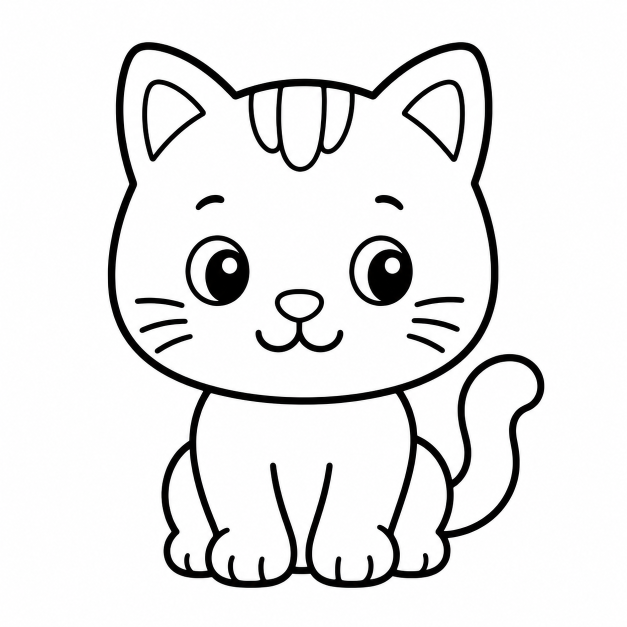
#> input picture assets/coloring/cat.png, 1254 x 1254 px (shown at 1/2 size); its folder holds only this picture in this run
$ python compress_coloring.py
#> lines starting #> are read from the running program, lines starting #| are printed output that depends on the picture
#!/usr/bin/env python3
# -*- coding: utf-8 -*-
"""Ужималка контурных раскрасок под вес APK.

Проходит по `assets/coloring/**/*.png|jpg|jpeg` и пересохраняет каждую картинку
оптимизированно (на месте):
  • приводит к RGB на белом фоне (на случай прозрачности),
  • уменьшает до --max px по большей стороне (по умолчанию 1024 — с запасом для
    телефона: холст рисуется ~0.82 ширины экрана),
  • квантует палитру до --colors цветов (line-art сжимается в разы; заливка по
    белым областям от меньшего числа цветов только чище),
  • сохраняет PNG c optimize.

ОРИГИНАЛЫ держи отдельно (напр. исходную папку-мастер) — скрипт пишет ПОВЕРХ
файлов в assets/. Качество заливки проверь на устройстве; не понравится —
перекопируй мастера и прогони с другими --max/--colors.

Примеры:
  python tool/compress_coloring.py --dry          # только показать прогноз
  python tool/compress_coloring.py                # ужать (1024 px, 64 цвета)
  python tool/compress_coloring.py --max 900 --colors 32   # агрессивнее
"""
import argparse
import glob
import io
import os

from PIL import Image

EXTS = ('png', 'jpg', 'jpeg')


def optimized_bytes(path: str, max_side: int, colors: int) -> bytes:
#> called with path = 'assets/coloring/cat.png', max_side = 1024, colors = 64
    im = Image.open(path)
#> im is the input picture: PIL image 1254x1254 RGB; mean R, G, B 232.6, 232.5, 232.6
    # На белый фон, в RGB.
    if im.mode in ('RGBA', 'LA', 'P'):
        im = im.convert('RGBA')
        bg = Image.new('RGBA', im.size, (255, 255, 255, 255))
        bg.alpha_composite(im)
        im = bg.convert('RGB')
    else:
        im = im.convert('RGB')
    # Уменьшение по большей стороне.
    w, h = im.size
#> w = 1254; h = 1254
    if max_side and max(w, h) > max_side:
        s = max_side / max(w, h)
#> s = 0.817
        im = im.resize((round(w * s), round(h * s)), Image.LANCZOS)
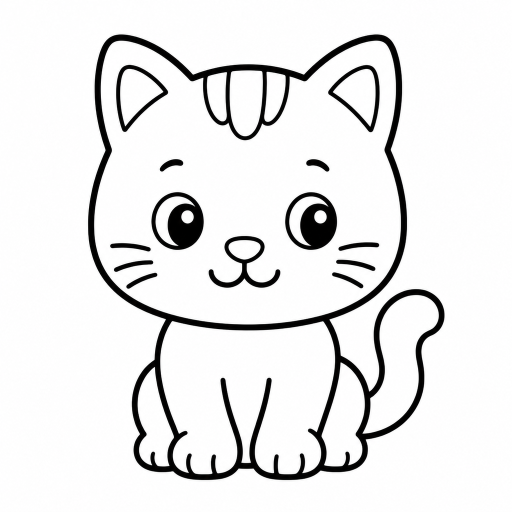
#> im: PIL image 1024x1024 RGB (shown at 1/2 size); mean R, G, B 232.6, 232.5, 232.6
    # Квантование палитры (line-art -> PNG-8).
    if colors:
        im = im.quantize(colors=colors, method=Image.Quantize.MEDIANCUT)
#> im: PIL image 1024x1024 P
    buf = io.BytesIO()
    im.save(buf, format='PNG', optimize=True)
    return buf.getvalue()


def main() -> None:
    ap = argparse.ArgumentParser(description='Ужать раскраски в assets/coloring.')
    ap.add_argument('--dir', default='assets/coloring', help='корень раскрасок')
    ap.add_argument('--max', type=int, default=1024, help='макс. сторона, px (0 — не менять)')
    ap.add_argument('--colors', type=int, default=64, help='цветов палитры (0 — RGB без квантования)')
    ap.add_argument('--dry', action='store_true', help='только прогноз, без записи')
    a = ap.parse_args()

    files = []
    for ext in EXTS:
        files += glob.glob(os.path.join(a.dir, '**', '*.' + ext), recursive=True)
        files += glob.glob(os.path.join(a.dir, '**', '*.' + ext.upper()), recursive=True)
    files = sorted(set(files))

    total_before = total_after = 0
    for f in files:
        before = os.path.getsize(f)
        data = optimized_bytes(f, a.max, a.colors)
        after = len(data)
        if not a.dry and after < before:
            with open(f, 'wb') as out:
                out.write(data)
        elif not a.dry:
            after = before  # не раздуваем: оставляем как было
        total_before += before
        total_after += after
        print('%-40s %5d -> %5d KB' % (os.path.relpath(f, a.dir), before // 1024, after // 1024))

    mode = 'ПРОГНОЗ' if a.dry else 'ГОТОВО'
    print('==== %s: %d файлов, %.1f -> %.1f MB (max=%d, colors=%d) ====' %
          (mode, len(files), total_before / 1048576, total_after / 1048576, a.max, a.colors))


if __name__ == '__main__':
    main()
